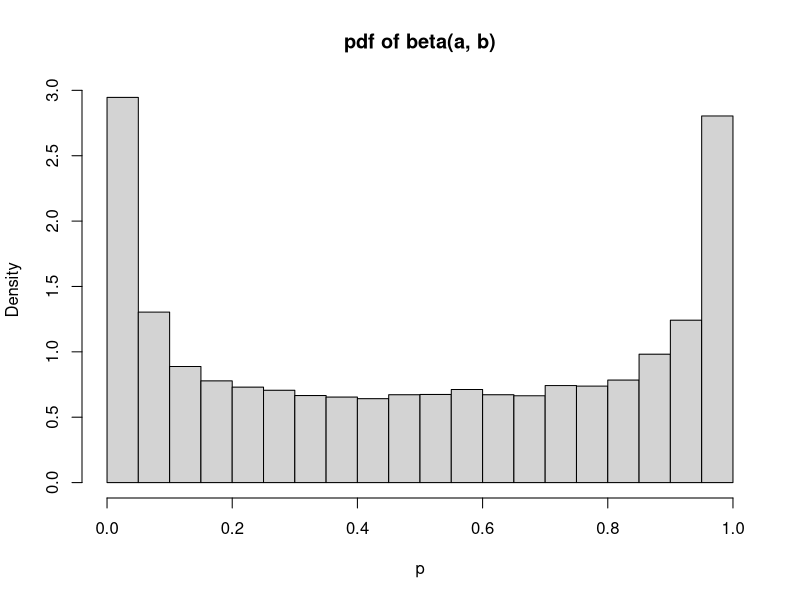
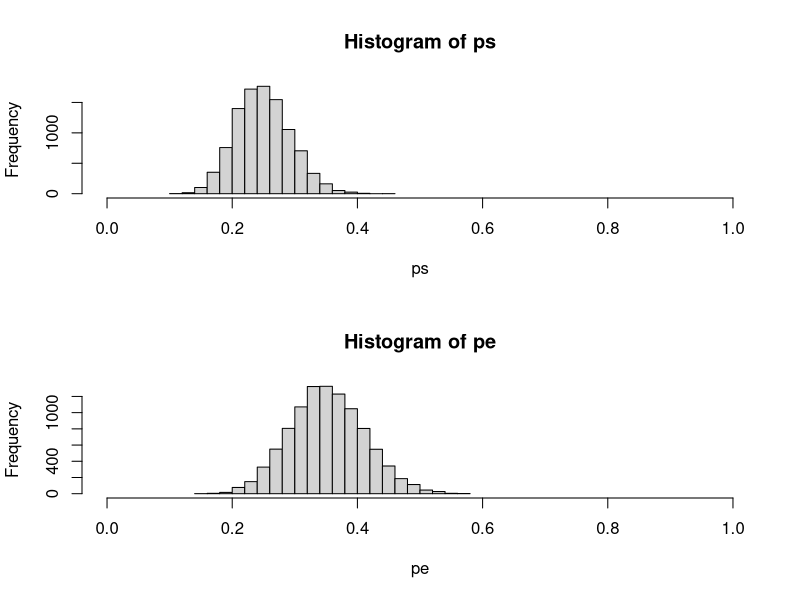

Write the R code that produced these figures, in order.
### 1. Learn beta

N = 10000
a = 0.5
b = 0.5 # as 
p = rbeta(N, a, b)
mean(p); var(p)
hist(p, prob = T, main = "pdf of beta(a, b)")

# The prior probability Pr(p > 0.25):
a = 0.5
b = 1.5
1 - pbeta(0.25, a, b) # 0.391


### 2. Posterior computation
a = 0.5
b = 1.5
n = 62
s = 22

# Posterior probability Pr(p > 0.25 | data)
a_cond = a + s
b_cond = b + n - s
1 - pbeta(0.25, a_cond, b_cond) # 0.961


### 3. Uncertainty
a.s = 25
b.s = 75
d = 0.15
alpha = 0.5

a_cond = a + s
b_cond = b + n - s

ps = rbeta(N, a.s, b.s)
pe = rbeta(N, a_cond, b_cond)

par(mfrow = c(2, 1))
hist(ps, xlim = c(0, 1))
hist(pe, xlim = c(0, 1))

t = sum(pe > (ps + d)) / N; t # ~0.25 < alpha so conclude no-go

# Find d and alpha s.t. 22/62 is the go/no-go boundary
s = 22
a_cond = a + s
b_cond = b + n - s
pe = rbeta(N, a_cond, b_cond)

alpha = seq(0.01, 0.8, 0.01)

t = sum(pe > (ps + d)) / N; t > alpha # 0.25 -> no-go
# take only those values of alpha for which s=22 lends a "go" decision

alpha = alpha[(which((t > alpha) == TRUE))]; alpha 
t1 = sum(pe > (ps + d)) / N; t1 > alpha # 0.25 -> no-go

s = 21
a_cond = a + s
b_cond = b + n - s

pe = rbeta(N, a_cond, b_cond)
t2 = sum(pe > (ps + d)) / N; t2 > alpha # 0.32


## Verify that the selected alpha makes the decision boundary s = 22
index = intersect(which((t1 > alpha) == TRUE), which((t2 > alpha) == FALSE))
alpha.test = alpha[index] # new alphas

# This should be a "go" decision
s = 22
a_cond = a + s
b_cond = b + n - s
pe = rbeta(N, a_cond, b_cond)
t1 = sum(pe > (ps + d)) / N; t1 > alpha.test # TRUE -> go

# This should be a "no-go" decision
s = 21
a_cond = a + s
b_cond = b + n - s
pe = rbeta(N, a_cond, b_cond)
t2 = sum(pe > (ps + d)) / N; t2 > alpha.test # FALSE -> no-go

